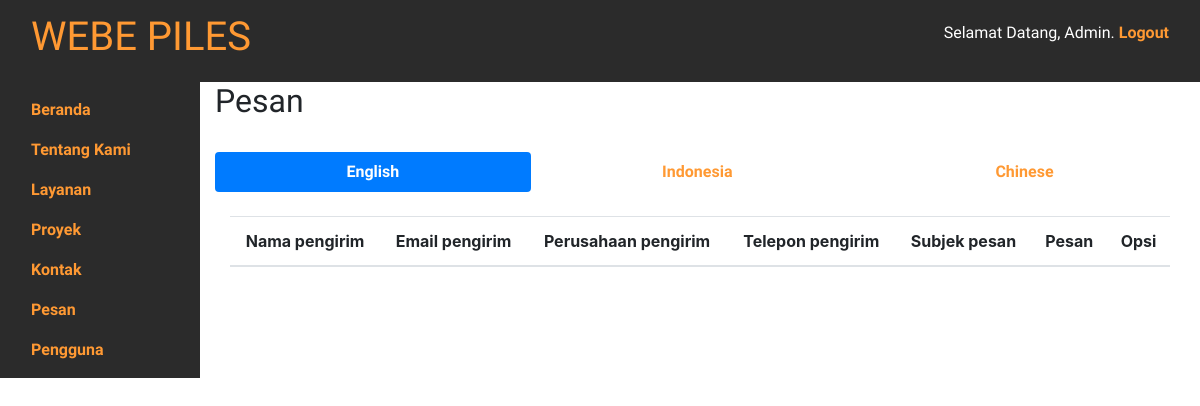
/admin/pesan.php (signed in), run on an earlier commit of the app's database.
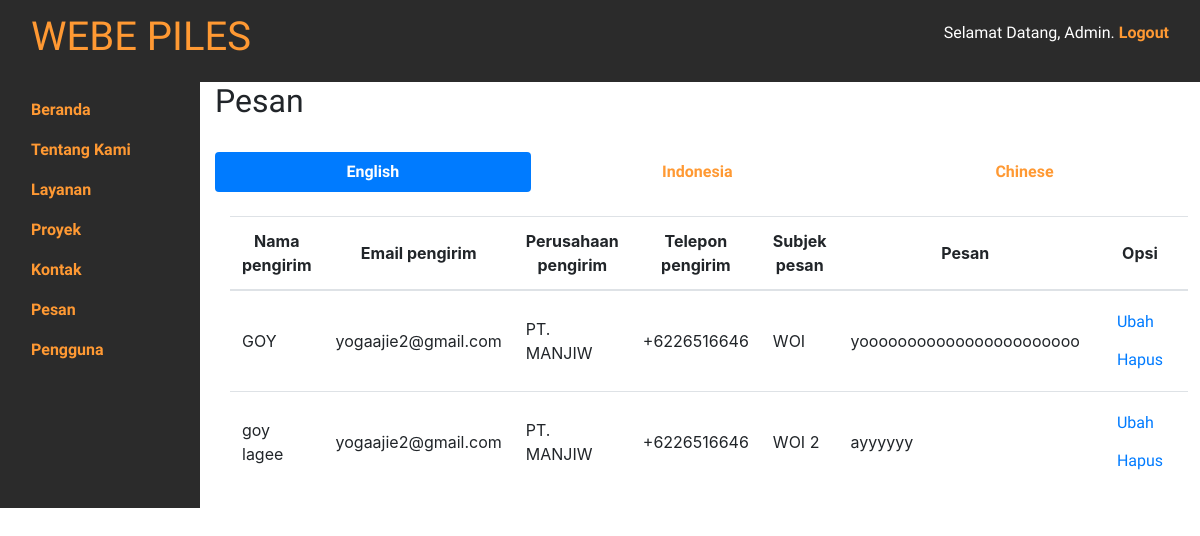
And on a later commit of the database.
### tables this page shows
CREATE TABLE `pesan` (
  `id_pesan` int(11) NOT NULL,
  `nama_pengirim` varchar(100) NOT NULL,
  `email_pengirim` varchar(100) NOT NULL,
  `perusahaan_pengirim` varchar(50) NOT NULL,
  `telepon_pengirim` varchar(30) NOT NULL,
  `subjek_pesan` varchar(200) NOT NULL,
  `pesan` text NOT NULL,
  `bahasa_pesan` varchar(2) NOT NULL
);

### admin/pesan.php (the view, shortened to what this page needs)
<!doctype html>
<html lang="id">
    <?php include 'head.php'; ?>
  </head>
  <body>
    <?php include 'navbar.php'; ?>
    <div class="container-fluid">
      <div class="row">
        <div class="col-md-10">
          <div class="row">
            <div class="col d-flex justify-content-between">
              <h2>Pesan</h2>
            </div>
          </div>
          <br>
          <ul class="nav nav-pills nav-fill" role="tablist">
            <li class="nav-item">
              <a class="nav-link active" data-toggle="pill" href="#pesan-en">English</a>
            </li>
            <li class="nav-item">
              <a class="nav-link" data-toggle="pill" href="#pesan-id">Indonesia</a>
            </li>
            <li class="nav-item">
              <a class="nav-link" data-toggle="pill" href="#pesan-cn">Chinese</a>
            </li>
          </ul>
          <div class="tab-content">
            <div id="pesan-en" class="container tab-pane active"><br>
              <?php
                include 'fungsi/koneksi.php';
                $pesan_en = "SELECT * FROM pesan WHERE bahasa_pesan = 'en'";
                $hasil_pesan_en = mysqli_query($koneksi, $pesan_en);
              ?>
              <table class="table table-hover">
                <thead class="text-center">
                  <tr>
                    <th class="align-middle">Nama pengirim</th>
                    <th class="align-middle">Email pengirim</th>
                    <th class="align-middle">Perusahaan pengirim</th>
                    <th class="align-middle">Telepon pengirim</th>
                    <th class="align-middle">Subjek pesan</th>
                    <th class="align-middle">Pesan</th>
                    <th class="align-middle">Opsi</th>
                  </tr>
                </thead>
                <tbody>
                  <?php
                    while ($row_pesan_en = mysqli_fetch_array($hasil_pesan_en, MYSQLI_ASSOC)) {
                  ?>
                  <tr>
                    <td class="align-middle"><?php echo $row_pesan_en['nama_pengirim']; ?></td>
                    <td class="align-middle"><?php echo $row_pesan_en['email_pengirim']; ?></td>
                    <td class="align-middle"><?php echo $row_pesan_en['perusahaan_pengirim']; ?></td>
                    <td class="align-middle"><?php echo $row_pesan_en['telepon_pengirim']; ?></td>
                    <td class="align-middle"><?php echo $row_pesan_en['subjek_pesan']; ?></td>
                    <td class="align-middle"><?php echo $row_pesan_en['pesan']; ?></td>
                    <td class="align-middle">
                      <a href="fungsi/balas-pesan.php?id=<?php echo $row_pesan_en['id_pesan']; ?>" class="btn btn-link">Ubah</a>
                      <a href="fungsi/delete/delete-pesan.php?id=<?php echo $row_pesan_en['id_pesan']; ?>" class="btn btn-link">Hapus</a>
                    </td>
                  </tr>
                  <?php
                    }
                  ?>
                </tbody>
              </table>
            </div>
      </div>
    </div>
  </body>
</html>

### admin/head.php (shortened to what this page needs)
<head>
    <link rel="stylesheet" type="text/css" href="../flags/css/flag-icon.css">
    <link rel="stylesheet" href="https://maxcdn.bootstrapcdn.com/bootstrap/4.0.0/css/bootstrap.min.css">
    <link href="../fontawesome/css/fontawesome-all.css" rel="stylesheet">
    <link rel="stylesheet" type="text/css" href="../style.css">
</head>

### admin/navbar.php
<div class="container-fluid" style="background-color: #2b2b2b;">
  <nav class="navbar">
    <a class="navbar-brand" href="beranda.php">
      <h1 class="text-uppercase">Webe Piles</h1>
    </a>
    <div class="navbar-nav ml-auto">
      <p class="navbar-text" style="color: #fff;">Selamat Datang, Admin. <a href="fungsi/logout.php">Logout</a></p>
    </div>
  </nav>
</div>

### style.css (style rules this page uses)
h1, h2, h3 { font-family: 'Oswald', sans-serif; }
h4, p, a, address { font-family: 'Raleway', sans-serif; }
a { font-weight: bold; color: #ff9933; }

What changed in the data, as far as the page shows it:
added pesan: nama_pengirim "GOY", email_pengirim "yogaajie2@gmail.com", perusahaan_pengirim "PT. MANJIW", telepon_pengirim "+6226516646", subjek_pesan "WOI", pesan "yooooooooooooooooooooooo"
added pesan: nama_pengirim "goy lagee", email_pengirim "yogaajie2@gmail.com", perusahaan_pengirim "PT. MANJIW", telepon_pengirim "+6226516646", subjek_pesan "WOI 2", pesan "ayyyyyy"
